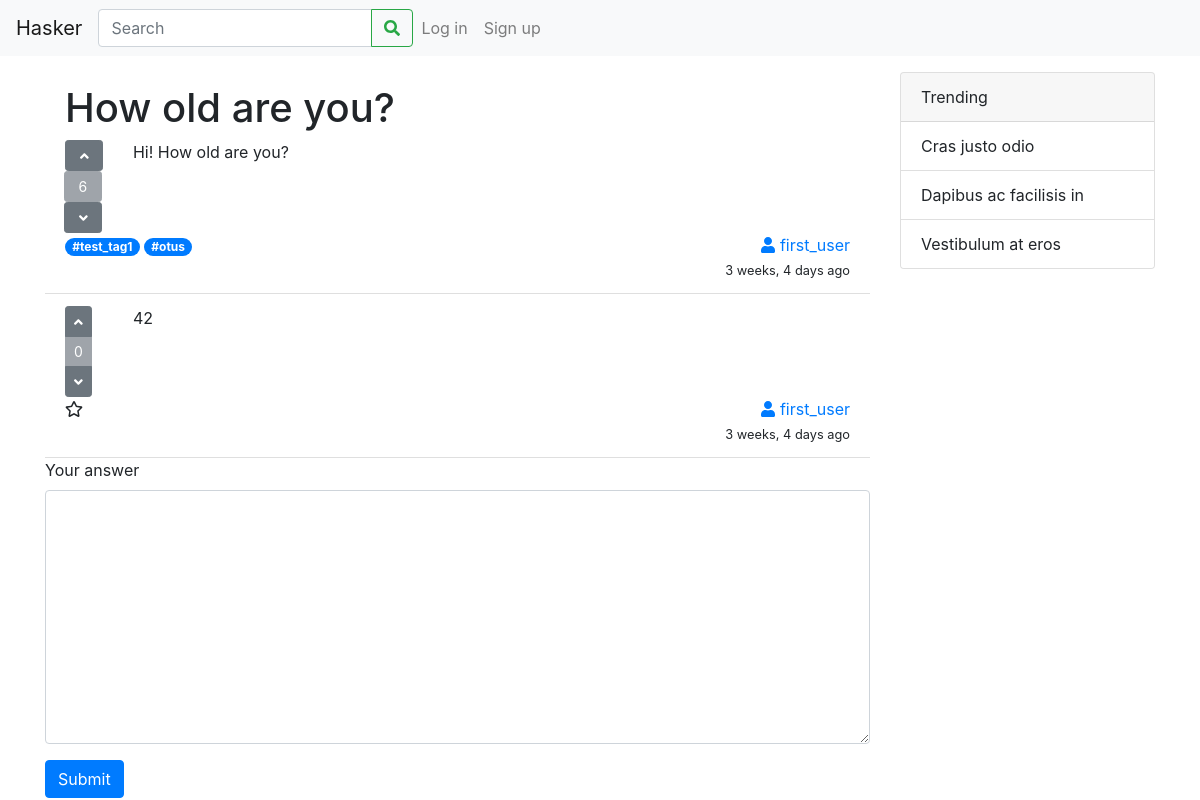
The page /qa/2/ on the database as committed earlier.
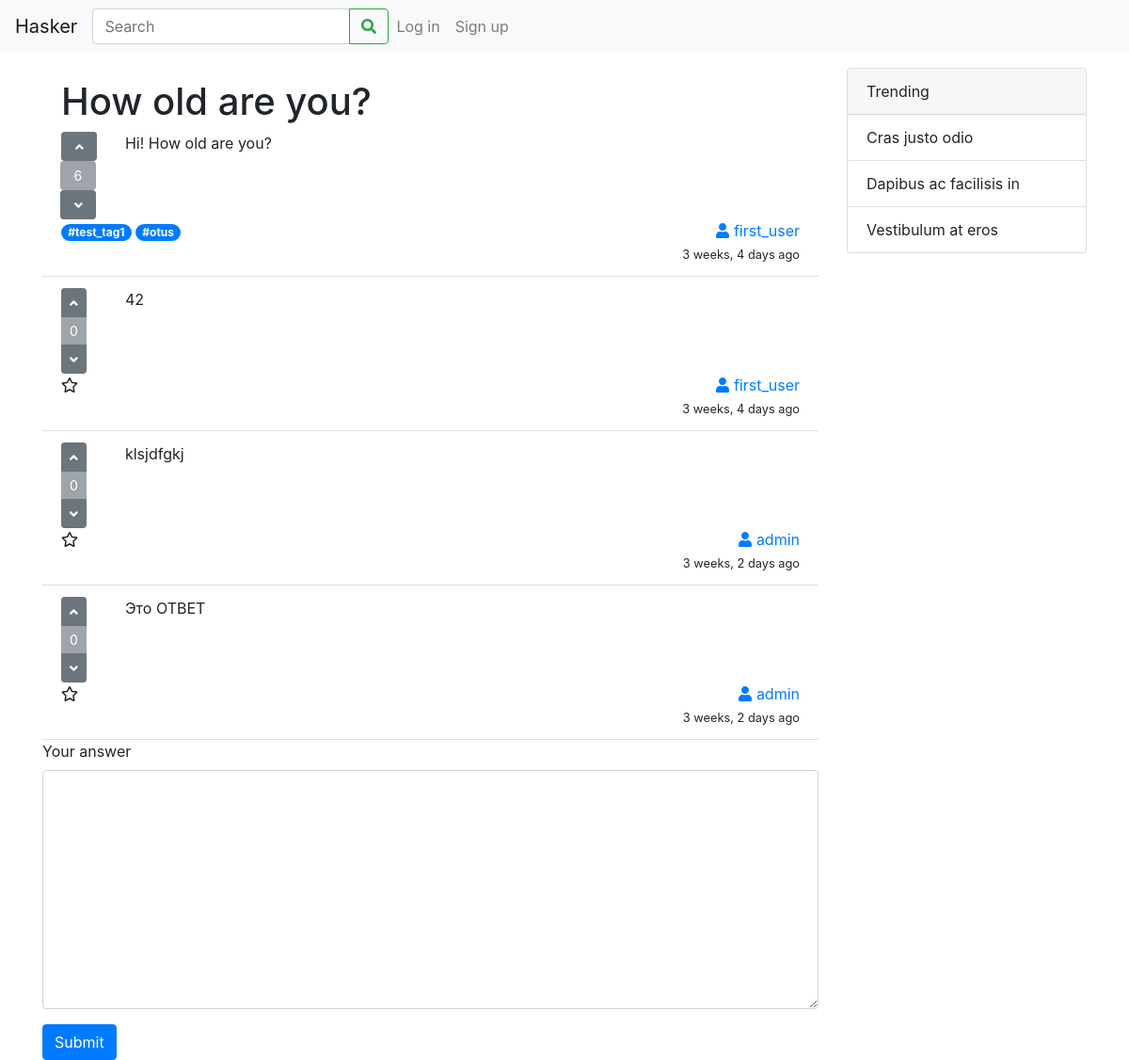
The same page on the database as committed later.
### qa/models.py (models this page shows, shortened)
class Question(models.Model):
    header = models.CharField(max_length=100)
    text = models.TextField()
    pub_date = models.DateTimeField(default=timezone.now)
    author = models.ForeignKey(User, on_delete=models.SET_NULL, null=True, blank=True)
    right_answer = models.ForeignKey(Answer, on_delete=models.SET_NULL, null=True, blank=True)
    votes = models.IntegerField(default=0)

class Tag(models.Model):
    word = models.CharField(max_length=30)
    questions = models.ManyToManyField(Question, blank=True)
    def __str__(self):
        return self.word

class Answer(models.Model):
    content = models.TextField()
    author = models.ForeignKey(User, on_delete=models.SET_NULL, null=True, blank=True)
    for_question = models.ForeignKey('qa.Question', on_delete=models.CASCADE)
    pub_date = models.DateTimeField(default=timezone.now)
    votes = models.IntegerField(default=0)

### qa/views.py (the view)
# urls.py: path('<int:pk>/', views.QuestionView.as_view(), name='question_view'),
class QuestionView(DetailView):
    model = Question
    template_name = 'qa/question.html'

### qa/templates/qa/question.html (shortened to what this page needs)
{% extends 'qa/base.html' %}
{% block body %}
    <ul class="list-group list-group-flush">
        <li class="list-group-item">
            <h1>{{ question.header }}</h1>
            <div class="row">
                <div class="col-1">
                    <div class="btn-group-vertical">
                        <form action="{% url 'qa:question_vote' question.id %}" method="post">
                            <button type="submit" name="question_vote" id="question_vote_up" value="up"
                                    class="btn btn-sm btn-secondary">
                                <i class="fas fa-angle-up"></i>
                            </button>
                            <button type="button"
                                    class="btn btn-sm btn-secondary disabled">{{ question.votes }}</button>
                            <button type="submit" name="question_vote" id="question_vote_down" value="down"
                                    class="btn btn-sm btn-secondary">
                                <i class="fas fa-angle-down"></i>
                            </button>
                        </form>
                    </div>
                </div>
                <div class="col">{{ question.text }}</div>
            </div>
            <div class="row">
                <div class="col">
                    {% for tag in question.tag_set.all %}
                        <a href="#" class="badge badge-pill badge-primary">#{{ tag }}</a>
                    {% endfor %}
                </div>
                <div class="col-3 text-right">
                    <div class="row">
                        <div class="col">
                            <a href="#"><i class="fas fa-user"></i> {{ question.author }}</a>
                        </div>
                    </div>
                    <div class="row">
                        <div class="col">
                            <small>{{ question.pub_date|timesince }} ago</small>
                        </div>
                    </div>
                </div>
            </div>
        </li>
        {% for answer in question.answer_set.all %}
            <li class="list-group-item">
                <div class="row">
                    <div class="col-1">
                        <div class="btn-group-vertical">
                            <button type="button" class="btn btn-sm btn-secondary">
                                <i class="fas fa-angle-up"></i>
                            </button>
                            <button type="button" class="btn btn-sm btn-secondary disabled">{{ answer.votes }}</button>
                            <button type="button" class="btn btn-sm btn-secondary">
                                <i class="fas fa-angle-down"></i>
                            </button>
                        </div>
                    </div>
                    <div class="col">{{ answer.content }}</div>
                </div>
                <div class="row">
                    <div class="col-1"><i class="far fa-star"></i></div>
                    <div class="col text-right">
                        <div class="row">
                            <div class="col">
                                <a href="#"><i class="fas fa-user"></i> {{ answer.author }}</a>
                            </div>
                        </div>
                        <div class="row">
                            <div class="col">
                                <small>{{ answer.pub_date|timesince }} ago</small>
                            </div>
                        </div>
                    </div>
                </div>
            </li>
        {% endfor %}
    </ul>
    <form action="{% url 'qa:answer_question' question.id %}" method="post">
        <div class="form-group">
            <label for="answer_content">Your answer</label>
            <textarea name="answer_content" cols="30" rows="10" class="form-control" id="answer_content"></textarea>
        </div>
        <button type="submit" class="btn btn-primary">Submit</button>
    </form>
{% endblock %}

### qa/templates/qa/base.html (shortened to what this page needs)
{% load static %}
<!doctype html>
<html lang="en">
<head>
    <link rel="stylesheet" href="{% static 'qa/css/bootstrap.min.css' %}">
</head>
<body>
<nav class="navbar navbar-expand-lg navbar-light bg-light mb-3">
    <a class="navbar-brand" href="{% url 'qa:index' %}">Hasker</a>
    <div class="collapse navbar-collapse" id="navbarSupportedContent">
        <form class="form-inline my-2 my-lg-0">
            <div class="input-group">
                <input class="form-control" type="search" placeholder="Search" aria-label="Search">
                <div class="input-group-append">
                    <button class="btn btn-outline-success my-2 my-sm-0" type="submit">
                        <i class="fas fa-search"></i>
                    </button>
                </div>
            </div>
        </form>
        {% if user.is_authenticated %}
            <ul class="navbar-nav mr-auto">
                <li class="nav-item">
                    <a class="nav-link" href="#"><i class="fas fa-user"></i> {{ user.username }} <i
                            class="fas fa-sign-out-alt"></i></a>
                </li>
            </ul>
        {% else %}
            <ul class="navbar-nav mr-auto">
                <li class="nav-item">
                    <a class="nav-link" href="#">Log in</a>
                </li>
                <li class="nav-item">
                    <a class="nav-link" href="#">Sign up</a>
                </li>
            </ul>
        {% endif %}
    </div>
</nav>
<div role="main" class="container">
    <div class="row">
        <div class="col">
            {% block body %}{% endblock %}
        </div>
        <div class="col-3">
            <div class="card">
                <div class="card-header">
                    Trending
                </div>
                <ul class="list-group list-group-flush">
                    <li class="list-group-item">Cras justo odio</li>
                    <li class="list-group-item">Dapibus ac facilisis in</li>
                    <li class="list-group-item">Vestibulum at eros</li>
                </ul>
            </div>
        </div>
    </div>
</div>
</body>
</html>

Rows that differ between the two databases and show on the page:
added Answer: votes "0", content "klsjdfgkj", author "admin", pub_date "3 weeks, 2 days"
added Answer: votes "0", content "Это ОТВЕТ", author "admin", pub_date "3 weeks, 2 days"
